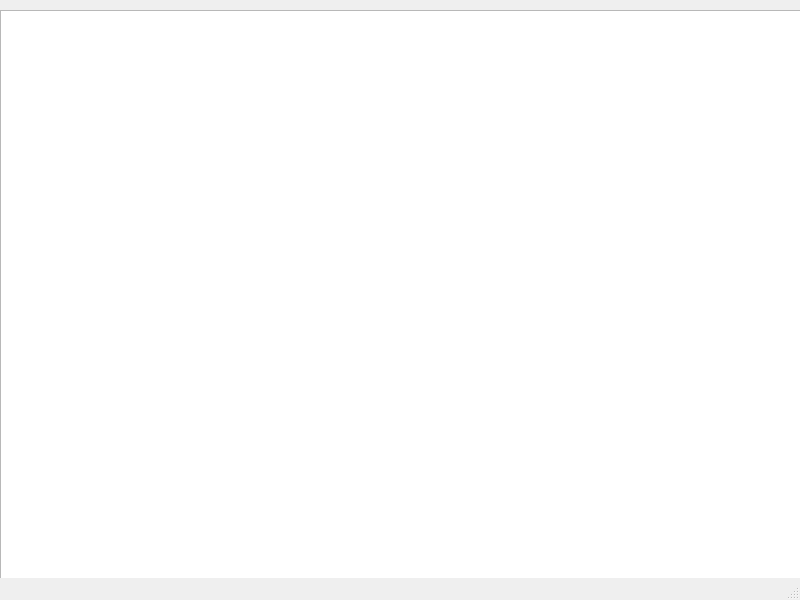
<?xml version="1.0" encoding="UTF-8"?>
<ui version="4.0">
 <class>MainWindow</class>
 <widget class="QMainWindow" name="MainWindow">
  <property name="geometry">
   <rect>
    <x>0</x>
    <y>0</y>
    <width>800</width>
    <height>600</height>
   </rect>
  </property>
  <property name="windowTitle">
   <string>MainWindow</string>
  </property>
  <widget class="QWidget" name="centralwidget">
   <widget class="QChartView" name="graphicsViewScatter">
    <property name="geometry">
     <rect>
      <x>0</x>
      <y>10</y>
      <width>801</width>
      <height>581</height>
     </rect>
    </property>
   </widget>
  </widget>
  <widget class="QMenuBar" name="menubar">
   <property name="geometry">
    <rect>
     <x>0</x>
     <y>0</y>
     <width>800</width>
     <height>21</height>
    </rect>
   </property>
  </widget>
  <widget class="QStatusBar" name="statusbar"/>
 </widget>
 <customwidgets>
  <customwidget>
   <class>QChartView</class>
   <extends>QGraphicsView</extends>
   <header>QtCharts</header>
  </customwidget>
 </customwidgets>
 <resources/>
 <connections/>
</ui>
